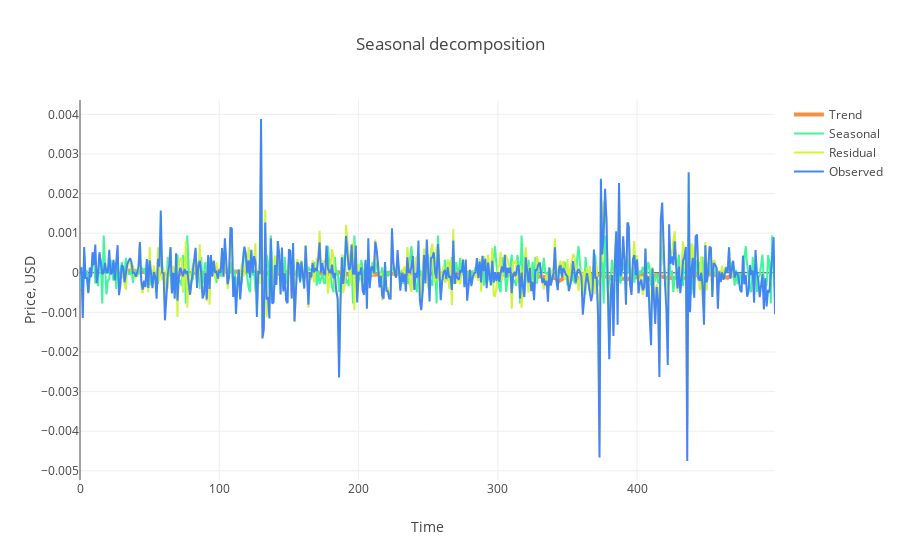

Notebook code cell kept with this figure:
### Code cell
trace1 = go.Scatter(x = np.arange(0, len(s.trend), 1),y = s.trend,mode = 'lines',name = 'Trend',
    line = dict(color = ('rgb(244, 146, 65)'), width = 4))
trace2 = go.Scatter(x = np.arange(0, len(s.seasonal), 1),y = s.seasonal,mode = 'lines',name = 'Seasonal',
    line = dict(color = ('rgb(66, 244, 155)'), width = 2))

trace3 = go.Scatter(x = np.arange(0, len(s.resid), 1),y = s.resid,mode = 'lines',name = 'Residual',
    line = dict(color = ('rgb(209, 244, 66)'), width = 2))

trace4 = go.Scatter(x = np.arange(0, len(s.observed), 1),y = s.observed,mode = 'lines',name = 'Observed',
    line = dict(color = ('rgb(66, 134, 244)'), width = 2))

data = [trace1, trace2, trace3, trace4]
layout = dict(title = 'Seasonal decomposition', xaxis = dict(title = 'Time'), yaxis = dict(title = 'Price, USD'))
fig = dict(data=data, layout=layout)
py.iplot(fig, filename='seasonal_decomposition')

### Figure 1 — Plotly figure (JSON) as saved in the notebook; plotly's stock layout.template omitted (floating-point values rounded to 4 significant figures; data arrays with more than 128 entries replaced by an {"elided": "..."} marker saying what was removed)
{"data": [{"line": {"color": "rgb(244, 146, 65)", "width": 4}, "mode": "lines", "name": "Trend", "type": "scatter", "x": {"elided": "500 int values"}, "y": {"elided": "500 float values"}}, {"line": {"color": "rgb(66, 244, 155)", "width": 2}, "mode": "lines", "name": "Seasonal", "type": "scatter", "x": {"elided": "500 int values"}, "y": {"elided": "500 float values"}}, {"line": {"color": "rgb(209, 244, 66)", "width": 2}, "mode": "lines", "name": "Residual", "type": "scatter", "x": {"elided": "500 int values"}, "y": {"elided": "500 float values"}}, {"line": {"color": "rgb(66, 134, 244)", "width": 2}, "mode": "lines", "name": "Observed", "type": "scatter", "x": {"elided": "500 int values"}, "y": {"elided": "500 float values"}}], "layout": {"title": "Seasonal decomposition", "xaxis": {"title": "Time"}, "yaxis": {"title": "Price, USD"}}}
